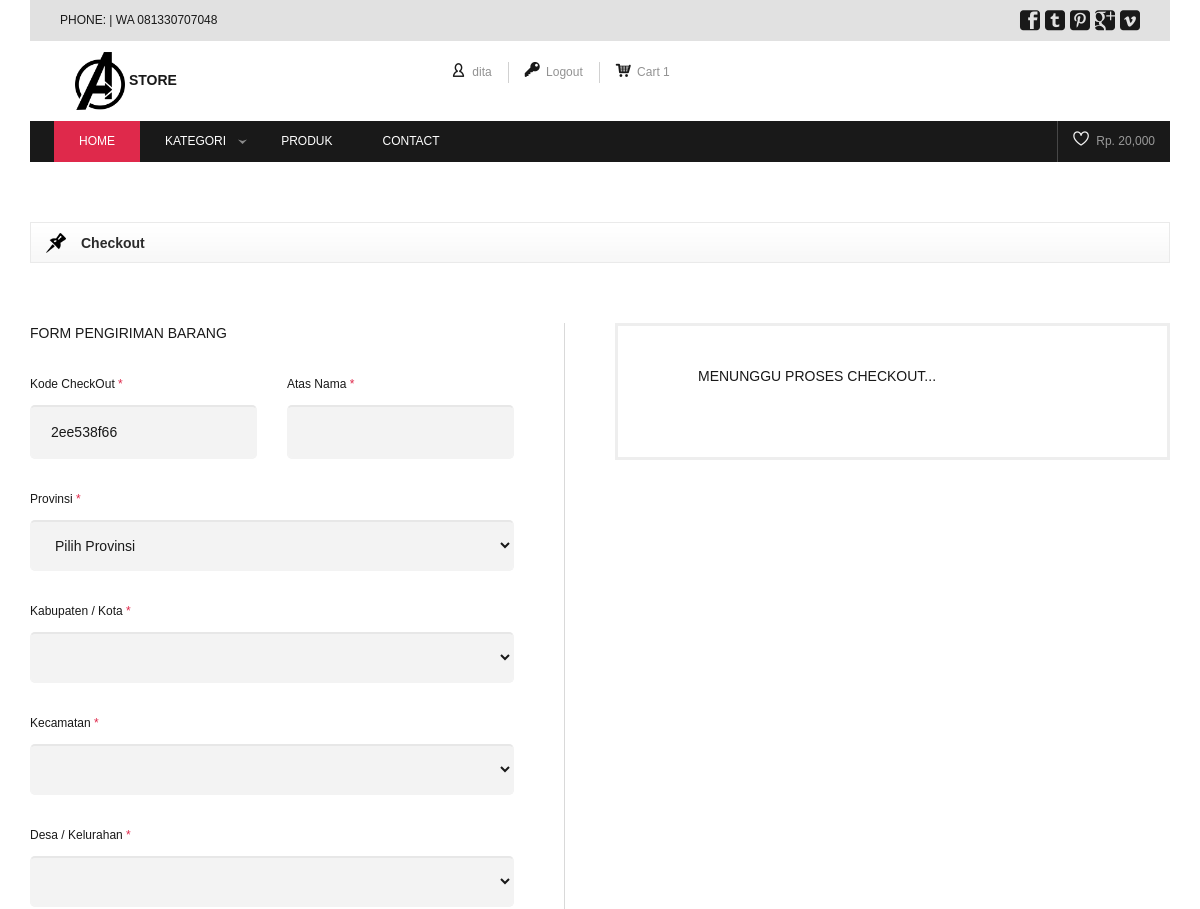
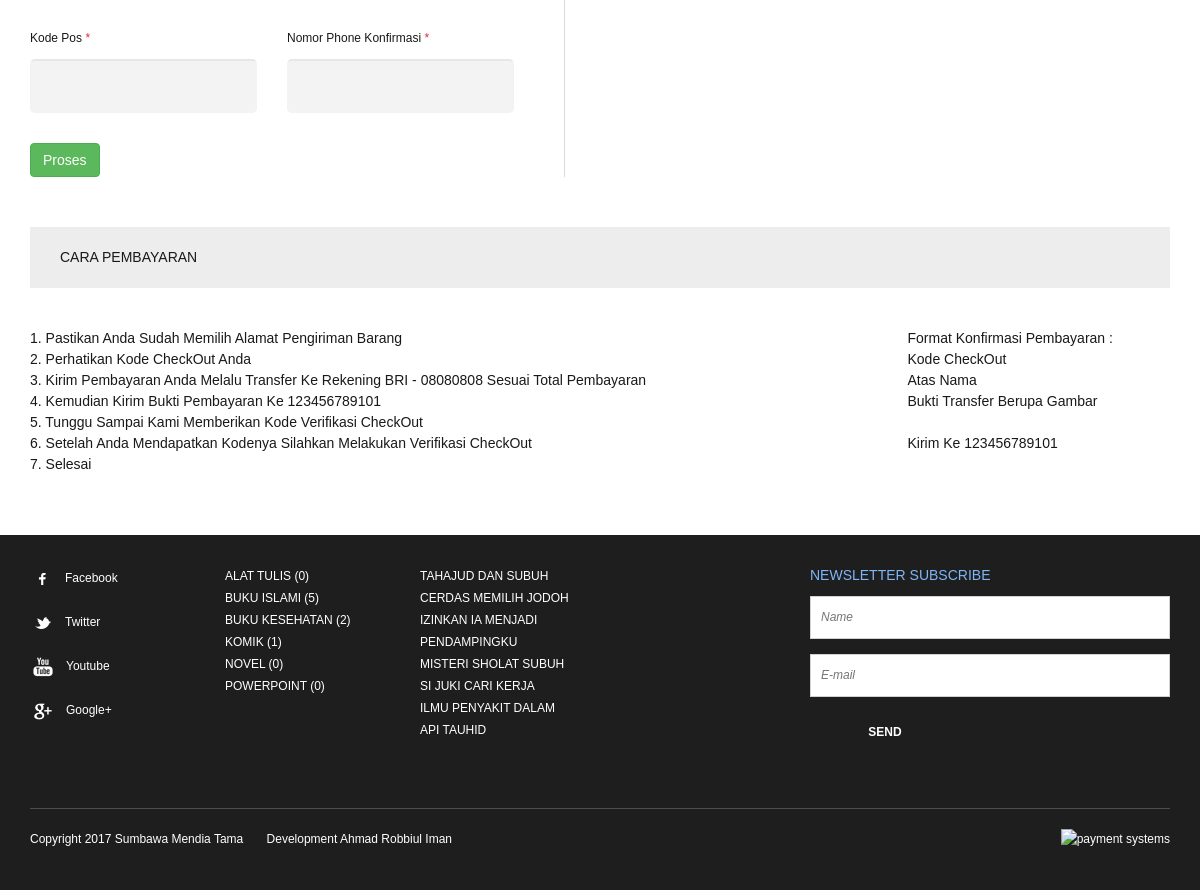
The page /checkout.php (signed in) on the database its author committed (2 pictures, top to bottom).
### tables this page shows
CREATE TABLE `contact` (
  `id_contact` int(11) NOT NULL,
  `phone` varchar(20) NOT NULL,
  `paging` int(11) NOT NULL,
  `email` varchar(50) NOT NULL,
  `alamat` text NOT NULL
);

CREATE TABLE `carabayar` (
  `id_carabayar` int(11) NOT NULL,
  `rek` varchar(30) NOT NULL,
  `phone` varchar(15) NOT NULL
);

CREATE TABLE `rkat_produk` (
  `id_kat_produk` varchar(10) NOT NULL,
  `kat_produk` varchar(50) NOT NULL
);

CREATE TABLE `produk` (
  `id_produk` varchar(10) NOT NULL,
  `id_kat_produk` varchar(10) NOT NULL,
  `nama` varchar(100) NOT NULL,
  `harga` int(11) NOT NULL,
  `stok` int(11) NOT NULL,
  `gambar` text NOT NULL,
  `tanggal` datetime NOT NULL,
  `deskripsi` text NOT NULL,
  `berat` int(11) NOT NULL
);

### checkout.php (the view, shortened to what this page needs)
<?php require 'header.php'; ?>
<?php if(isset($_SESSION['id_user'])){ ?>
        <div class="content">
            <div class="container">
<?php $cecart=mysqli_fetch_array(mysqli_query($con,"SELECT * FROM cart where id_user='$_SESSION[id_user]' "));if($cecart!=NULL){ ?>
              <div class="site-title"><div class="site-inside"><span>Checkout</span></div></div>
                <div class="row">
                    <div class="col-md-6">
                      <div class="forms-separation">
<?php $cc=mysqli_fetch_array(mysqli_query($con,"SELECT * FROM checkout where id_user='$_SESSION[id_user]' and status='pending' ")); if($cc==NULL) { ?>
                        <form class="register-form" method="post" action="prosesuser/hanuser?thisposition=<?php echo base64_encode('insertcheckout'); ?>">
<?php } else { ?>
                        <form class="register-form" method="post" action="prosesuser/hanuser?thisposition=<?php echo base64_encode('updatecheckout'); ?>">
<?php } ?>
                            <h3>Form Pengiriman Barang</h3>
                            <div class="row">
                                <div class="col-md-6">
<?php if($cc==NULL) { ?>
                                    <p>Kode CheckOut <span class="neccesary">*</span></p>
                                    <input class="input-line" type="text" name="id_checkout" value="<?php echo substr(md5(rand()), 0,9); ?>" readonly>
<?php } else { ?>
                                    <p>Kode CheckOut <span class="neccesary">*</span></p>
                                    <input class="input-line" type="text" name="id_checkout" value="<?php echo $cc['id_checkout']; ?>" readonly>
<?php } ?>
                                </div>
                                <div class="col-md-6">
                                    <p>Atas Nama <span class="neccesary">*</span></p>
                                    <input type="text" name="an" class="input-line" value="<?php echo $cc['an']; ?>" autocomplete="off">
                                </div>
                            </div>
                            <p>Provinsi <span class="neccesary">*</span></p>
                            <select class="input-line" name="prov" id="prop" onchange="ajaxkota(this.value)">
					          <option value="">Pilih Provinsi</option>
					        <select>
					        <p>Kabupaten / Kota <span class="neccesary">*</span></p>
                            <select class="input-line" name="kab" id="kota" onchange="ajaxkec(this.value)">
                              <option value="$idk['id_kab']"><sapn style="font-color:#428bca;"><?php echo $cc['kab']; ?></sapn></option>
        					</select>
					        <p>Kecamatan <span class="neccesary">*</span></p>
                            <select class="input-line" name="kec" id="kec" onchange="ajaxkel(this.value)">
                              <option value="$idke['id_kec']"><sapn style="font-color:#428bca;"><?php echo $cc['kec']; ?></sapn></option>
        					</select>
					        <p>Desa / Kelurahan <span class="neccesary">*</span></p>
                            <select class="input-line" name="kel" id="kel">
                              <option value="$idl['id_kel']"><sapn style="font-color:#428bca;"><?php echo $cc['kel']; ?></sapn></option>
        					</select>
                            <div class="row">
                                <div class="col-md-6">
                                    <p>Kode Pos <span class="neccesary">*</span></p>
                                    <input type="text" name="kodepos" class="input-line" onkeypress="return hanyaangka(event)" value="<?php echo $cc['kodepos']; ?>" autocomplete="off">
                                </div>
                                <div class="col-md-6">
                                    <p>Nomor Phone Konfirmasi <span class="neccesary">*</span></p>
                                    <input type="text" name="phone" class="input-line" onkeypress="return hanyaangka(event)" value="<?php echo $cc['phone']; ?>" autocomplete="off">
                                </div>
                            </div>
<?php if($cc==NULL) { ?>
                            <p><button class="btn btn-success">Proses</button></p>
<?php } else { ?>
                            <p><button class="btn btn-success">Update</button>&nbsp;&nbsp;<a class="btn btn-danger" href="prosesuser/hanuser?thisposition=<?php echo base64_encode('deletecheckout'); ?>&thischeckout=<?php echo base64_encode($cc['id_checkout']); ?>" class="button-6">Batal CheckOut</a></p>
<?php } ?>
                        </form>
                      </div>
                    </div>
<?php if($cc!=NULL) { ?>
                    <div class="col-md-6">
                            <div class="login-form-box" style="background-color:#fff;border:3px solid#eee;>
                                <form class="login-form">
                                    <h3>Pembayaran</h3>
                                    <p style="font-size:15px;">Total Cart : Rp. <?php echo rp($cc['ongcart']); ?></p>
                                    <p style="font-size:15px;">OngKir Wilayah : Rp. <?php echo rp($cc['ongwil']); ?></p>
                                    <p style="font-size:15px;">OngKir Berat : Rp. <?php echo rp($cc['ongberat']); ?></p>
                                    <p style="font-size:20px;">Total Pembayaran<br> Rp. <?php echo rp($cc['ongcart']+$cc['ongwil']+$cc['ongberat']); ?></p>
                                </form>
                            </div>
                    </div><br>
                    <div class="col-md-6">
                            <div class="login-form-box" style="background-color:#fff;border:3px solid#eee;">
                                <form class="login-form" method="post" action="prosesuser/hanuser?thisposition=<?php echo base64_encode('verifikasi'); ?>&thisuser=<?php echo base64_encode($_SESSION['id_user']);?>&thischeckout=<?php echo base64_encode($cc['id_checkout']);?>">
                                    <h3>Verifikasi CheckOut</h3>
                                    <input type="text" name="kode_veri" class="input-line" placeholder="Kode Verifikasi..">
                                    <p><button class="btn btn-primary">Verifikasi</button></p>
                                </form>
                            </div>
                    </div>
<?php } else { ?>
                    <div class="col-md-6">
                            <div class="login-form-box" style="background-color:#fff;border:3px solid#eee;">
                                <form class="login-form">
                                    <h3>Menunggu Proses CheckOut...</h3>
                                </form>
                            </div>
                    </div>
<?php } ?>
<?php } else { ?>
<?php } ?>
<?php $cara=mysqli_fetch_array(mysqli_query($con,"SELECT * FROM carabayar where id_carabayar='1' ")); ?>
                    <div class="col-md-12">
                        <div class="order-title">Cara Pembayaran</div>
                        <div class="row">
                            <div class="col-md-9">
                                   <ul>
                                        <li>
1. Pastikan Anda Sudah Memilih Alamat Pengiriman Barang
                                        </li>
                                        <li>
2. Perhatikan Kode CheckOut Anda
                                        </li>
                                        <li>
3. Kirim Pembayaran Anda Melalu Transfer Ke Rekening BRI - <?php echo $cara['rek']; ?> Sesuai Total Pembayaran
                                        </li>
                                        <li>
4. Kemudian Kirim Bukti Pembayaran Ke <?php echo $cara['phone']; ?>
                                        </li>
                                        <li>
5. Tunggu Sampai Kami Memberikan Kode Verifikasi CheckOut
                                        </li>
                                        <li>
6. Setelah Anda Mendapatkan Kodenya Silahkan Melakukan Verifikasi CheckOut
                                        </li>
                                        <li>
7. Selesai
                                        </li>
                                    </ul>
                            </div>
                            <div class="col-md-3">
                            Format Konfirmasi Pembayaran :<br>
                            Kode CheckOut<br>
                            Atas Nama<br>
                            Bukti Transfer Berupa Gambar<br><br>
                            Kirim Ke <?php echo $cara['phone']; ?>
                            </div>
                        </div>
                    </div>
                </div>
            </div>
        </div>
<?php } ?>
<?php require 'footer.php'; ?>

### header.php (shortened to what this page needs)
<?php session_start(); date_default_timezone_set('Asia/Jakarta'); require 'php/config.php'; require 'php/function.php'; $contact=mysqli_fetch_array(mysqli_query($con,"SELECT * FROM contact where id_contact='1' ")); ?>
<!DOCTYPE html>
<html lang="en">
    <head>
        <link rel="stylesheet" href="control/theme/bootstrap/css/bootstrap.min.css">
        <link rel="stylesheet" href="css/bootstrap.css" />
        <link rel="stylesheet" href="css/style.css" />
    </head>
    <body class="home-blog-show">
        <div class="header">
            <div class="container">
                <div class="header-top-info">
                    <ul class="header-top-socials">
                        <li><a href="#"><i class="icon-160" title="161"></i></a></li>
                        <li><a href="#"><i class="icon-138" title="161"></i></a></li>
                        <li><a href="#"><i class="icon-106" title="161"></i></a></li>
                        <li><a href="#"><i class="icon-169" title="161"></i></a></li>
                        <li><a href="#"><i class="icon-163" title="161"></i></a></li>
                    </ul>
                    Phone: <?php echo $contact['phone']; ?>
                </div>
                <div class="header-middle-info">
                    <div class="col-md-4">
                        <div class="logo">
                            <a href="">
                                <img src="images/elements/68255_avengers-logo-png.png" height="50px" width="50px" alt="site logo" /></a>
                            <strong>STORE</strong>
                        </div>
                    </div>
<?php
if(isset($_SESSION['id_user'])){ $c=mysqli_query($con,"SELECT * FROM cart where id_user='$_SESSION[id_user]' ");$ca=mysqli_num_rows($c);?>
                    <div class="col-md-8">
                        <ul class="header-middle-account">
                            <li><a href="account"><i class="icon-330" title="My account"></i> <?php echo $_SESSION['username']; ?></a></li>
                            <li><a href="prosesuser/hanuser?thisposition=<?php echo base64_encode('logout'); ?>"><i class="icon-351" title="Login"></i> Logout</a></li>
                            <li><a href="cart"><i class="icon-259" title="Checkout"></i> Cart <?php echo $ca; ?></a></li>
                        </ul>
                    </div>
<?php }
?>
                </div>
                <div class="menu">
                    <div class="search-cart">
<?php if(isset($_SESSION['id_user'])){ $total=mysqli_fetch_array(mysqli_query($con,"SELECT sum(subtotal) as total from cart where id_user='$_SESSION[id_user]' ")); ?>
            <?php $ty=mysqli_query($con,"SELECT * FROM checkout where id_user='$_SESSION[id_user]' and status='pending' ");$tyu=mysqli_num_rows($ty);
                if($tyu>0){ $cc=mysqli_fetch_array($ty);?>
                        <a href="checkout"><div class="cart-all">
                            <i class="icon-37"></i><?php if($total!=NULL){ echo 'Rp. '.number_format($cc['ongcart']+$cc['ongwil']+$cc['ongberat']); }?>
                        </div></a>
                <?php } else {?>
                        <a href="checkout"><div class="cart-all">
                            <i class="icon-37"></i><?php if($total!=NULL){ echo 'Rp. '.number_format($total['total']); }?>
                        </div></a>
                <?php } ?>
<?php } else { ?>
                        <div class="cart-all">
                            <i class="icon-37"></i>
                        </div>
<?php } ?>
                    </div>
                    <ul>
                        <li class="active"><a href="homefirst">Home</a>
                        </li>
                        <li class="menu-item-has-children"><a href="#">Kategori</a>
                        </li>
                        <li><a href="product">Produk</a></li>
                        <li><a href="contact">Contact</a></li>
                    </ul>
                </div>
            </div>
        </div>

### footer.php (shortened to what this page needs)
<div class="footer">
            <div class="container">
                <div class="row">
                    <div class="col-md-2 col-xs-6">
                        <ul class="socials">
                            <li><a href="#"><img src="images/elements/socials/facebook.png" alt="facebook"/>Facebook</a></li>
                            <li><a href="#"><img src="images/elements/socials/twitter.png" alt="twitter"/>Twitter</a></li>
                            <li><a href="#"><img src="images/elements/socials/youtube.png" alt="youtube"/>Youtube</a></li>
                            <li><a href="#"><img src="images/elements/socials/googleplus.png" alt="google"/>Google+</a></li>
                        </ul>
                    </div>
                    <div class="col-md-2 col-xs-6">
                        <ul class="menu-item">
<?php
$tkp=mysqli_query($con,"SELECT * from rkat_produk order by kat_produk asc limit 7");
while($rtkp=mysqli_fetch_array($tkp)) { $jp=mysqli_num_rows(mysqli_query($con,"SELECT * FROM produk where id_kat_produk='$rtkp[id_kat_produk]' and stok>0 ")); ?>
    <li><a href="product?thiscategory=<?php echo base64_encode($rtkp['id_kat_produk']); ?>"><?php echo $rtkp['kat_produk'].' ('.$jp.')'; ?></a></li>
    <?php }
?>
                        </ul>
                    </div>
                    <div class="col-md-2 col-xs-6">
                        <ul class="menu-item">
<?php
$pp=mysqli_query($con,"SELECT * from produk where stok>0 order by id_produk asc limit 7");
while($rpp=mysqli_fetch_array($pp)) { ?>
    <li><a href="detailproduct?thisproduct=<?php echo base64_encode($rpp['id_produk']) ?>&nameproduct=<?php echo $rpp['nama']; ?>"><?php echo $rpp['nama']; ?></a></li>
    <?php }
?>
                        </ul>
                    </div>
                    <div class="col-md-4 pull-right">
                        <div class="subscription">
                            <div class="subscription-title">Newsletter subscribe</div>
                            <form class="subscription" id="newsletter" method="post">
                                <input type="text" name="newsletter-name" placeholder="Name" class="subscription-line">
                                <input type="text" name="newsletter-email" placeholder="E-mail" class="subscription-line">
                                <input type="submit" value="send" class="button-5">
                            </form>
                        </div>
                    </div>
                </div>
            </div>
            <div class="container">
                <div class="mini-footer">
                    <div class="row">
                        <div class="col-md-6">
                            Copyright 2017 Sumbawa Mendia Tama &nbsp;  &nbsp;  &nbsp; Development Ahmad Robbiul Iman
                        </div>
                        <div class="col-md-6">
                            <div class="text-right">
                                <img src="images/elements/payment.png" alt="payment systems" />
                            </div>
                        </div>
                    </div>
                </div>
            </div>
        </div>
    </body>
</html>

### rows shown on the page
contact: phone "| WA 081330707048"
carabayar: rek "08080808", phone "123456789101"
rkat_produk: kat_produk "ALAT TULIS", jp "0"
rkat_produk: kat_produk "BUKU ISLAMI", jp "5"
rkat_produk: kat_produk "BUKU KESEHATAN", jp "2"
rkat_produk: kat_produk "KOMIK", jp "1"
rkat_produk: kat_produk "NOVEL", jp "0"
rkat_produk: kat_produk "POWERPOINT", jp "0"
produk: nama "TAHAJUD DAN SUBUH"
produk: nama "CERDAS MEMILIH JODOH"
produk: nama "IZINKAN IA MENJADI PENDAMPINGKU"
produk: nama "MISTERI SHOLAT SUBUH"
produk: nama "SI JUKI CARI KERJA"
produk: nama "ILMU PENYAKIT DALAM"
produk: nama "API TAUHID"

### other values the page prints
$_SESSION['username'] "dita"
$ca "1"
$total['total'] "20,000"
